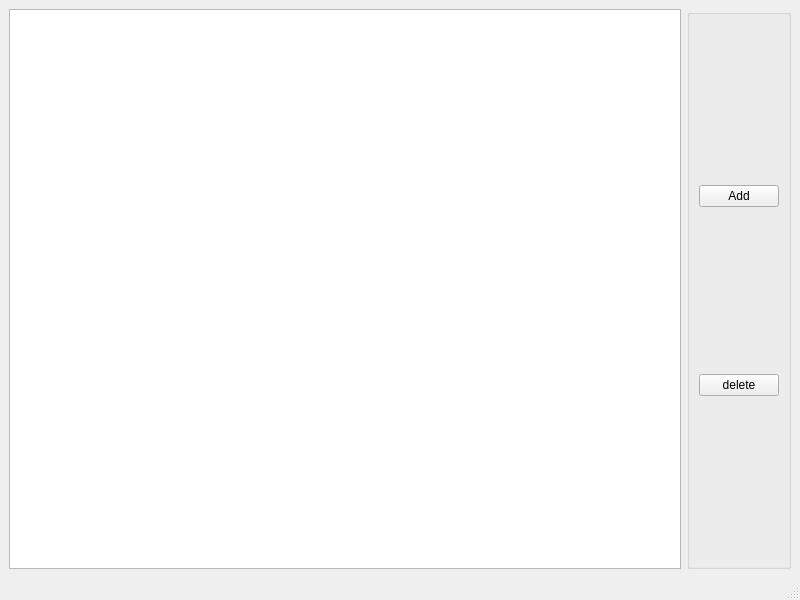
<?xml version="1.0" encoding="UTF-8"?>
<ui version="4.0">
 <class>WarRegionWindow</class>
 <widget class="QMainWindow" name="WarRegionWindow">
  <property name="geometry">
   <rect>
    <x>0</x>
    <y>0</y>
    <width>800</width>
    <height>600</height>
   </rect>
  </property>
  <property name="windowTitle">
   <string>MainWindow</string>
  </property>
  <widget class="QWidget" name="centralwidget">
   <layout class="QGridLayout" name="gridLayout">
    <item row="0" column="0">
     <widget class="QTableView" name="tableView"/>
    </item>
    <item row="0" column="1">
     <widget class="QGroupBox" name="groupBox">
      <property name="title">
       <string/>
      </property>
      <layout class="QVBoxLayout" name="verticalLayout">
       <item>
        <widget class="QPushButton" name="buttonAdd">
         <property name="text">
          <string>Add</string>
         </property>
        </widget>
       </item>
       <item>
        <widget class="QPushButton" name="buttonDelete">
         <property name="text">
          <string>delete</string>
         </property>
        </widget>
       </item>
      </layout>
     </widget>
    </item>
   </layout>
  </widget>
  <widget class="QMenuBar" name="menubar">
   <property name="geometry">
    <rect>
     <x>0</x>
     <y>0</y>
     <width>800</width>
     <height>22</height>
    </rect>
   </property>
  </widget>
  <widget class="QStatusBar" name="statusbar"/>
 </widget>
 <resources/>
 <connections/>
</ui>
